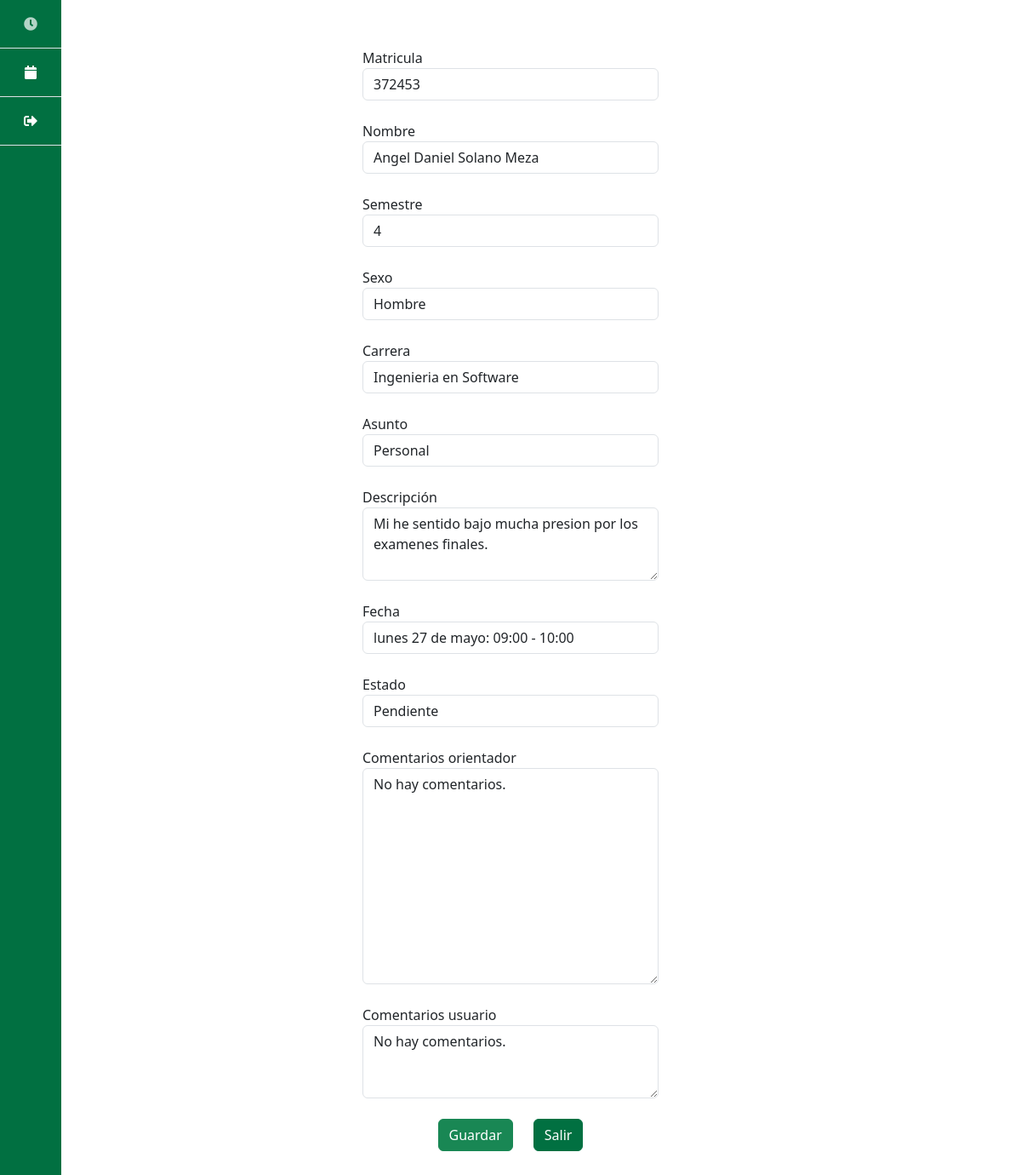
Page /citas/54 (signed in) on the earlier database version.
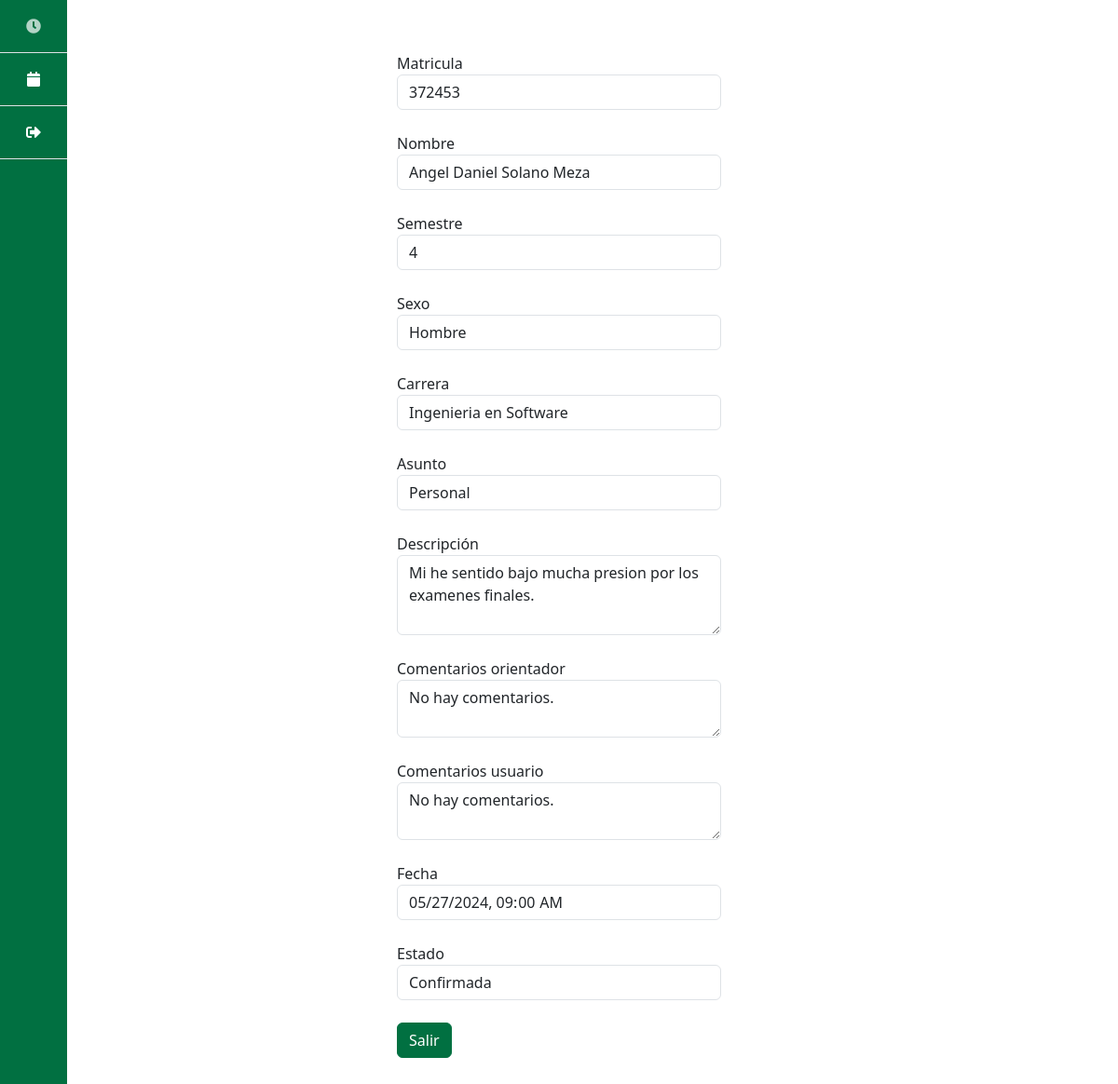
Same page on the later database version.
### paginas/models.py (models this page shows, shortened)
class Cita(models.Model):
    PENDIENTE = 'Pendiente'
    CONFIRMADA = 'Confirmada'
    DECLINADA = 'Declinada'
    ESTADOS_CITA = [
        (PENDIENTE, 'Pendiente'),
        (CONFIRMADA, 'Confirmada'),
        (DECLINADA, 'Declinada'),
    ]
    HOMBRE = 'Hombre'
    MUJER = 'Mujer'
    PREFIERO_NO_DECIRLO = 'Prefiero no decirlo'
    GENERO = [
        (HOMBRE, 'Hombre'),
        (MUJER, 'Mujer'),
        (PREFIERO_NO_DECIRLO, 'Prefiero no decirlo'),
    ]
    INGENIERIA_CIVIL = 'Ingenieria Civil'
    INGENIERIA_ELECTRONICA = 'Ingenieria en Electronica'
    INGENIERIA_COMPUTACION = 'Ingenieria en Computacion'
    INGENIERIA_INDUSTRIAL = 'Ingenieria Industrial'
    INGENIERIA_NANOTECNOLOGIA = 'Ingenieria en Nanatecnologia'
    INGENIERIA_SOFTWARE = 'Ingenieria en Software'
    BIOINGENIERIA = 'Bioingenieria'
    ARQUITECTURA = 'Arquitectura'
    CARRERAS = [
        (INGENIERIA_CIVIL,  'Ingenieria Civil'),
        (INGENIERIA_ELECTRONICA,  'Ingenieria en Electronica'),
        (INGENIERIA_COMPUTACION,  'Ingenieria en Computacion'),
        (INGENIERIA_INDUSTRIAL,  'Ingenieria Industrial'),
        (INGENIERIA_NANOTECNOLOGIA,  'Ingenieria en Nanotecnologia'),
        (INGENIERIA_SOFTWARE,  'Ingenieria en Software y Tecnologias Emergentes'),
        (BIOINGENIERIA,  'Bioingenieria'),
        (ARQUITECTURA,  'Arquitectura'),
    ]
    ACADEMICA = 'Academica'
    PERSONAL = 'Personal'
    VOCACIONAL = 'Vocacional'
    BAJA = 'Baja'
    PSICOLOGICA = 'Psicologica'
    ASUNTOS = [
        (ACADEMICA, 'Academica'),
        (PERSONAL, 'Personal'),
        (VOCACIONAL, 'Vocacional'),
        (BAJA, 'Baja'),
        (PSICOLOGICA, 'Psicologica'),
    ]
    PRIMERO = '1'
    SEGUNDO = '2'
    TERCERO = '3'
    CUARTO = '4'
    QUINTO = '5'
    SEXTO = '6'
    SEPTIMO = '7'
    OCTAVO = '8'
    NOVENO = '9'
    SEMESTRES = [
        (PRIMERO, '1'),
        (SEGUNDO, '2'),
        (TERCERO, '3'),
        (CUARTO, '4'),
        (QUINTO, '5'),
        (SEXTO, '6'),
        (SEPTIMO, '7'),
        (OCTAVO, '8'),
        (NOVENO, '9'),
    ]
    matricula = models.CharField(max_length=8)
    apellido_paterno = models.CharField(max_length=20)
    apellido_materno = models.CharField(max_length=20)
    nombre = models.CharField(max_length=40)
    descripcion = models.TextField(max_length=200)
    fecha = models.DateTimeField()
    semestre = models.CharField(
        max_length=2,
        choices=SEMESTRES,
        default=PRIMERO
    )
    comentarios_orientador = models.TextField(
        max_length=200,
        default="No hay comentarios."
    )
    comentarios_usuario = models.TextField(
        max_length=200,
        default="No hay comentarios."
    )
    sexo = models.CharField(
        max_length=20,
        choices=GENERO,
        default=PREFIERO_NO_DECIRLO,
    )
    estado = models.CharField(
        max_length=11,
        choices=ESTADOS_CITA,
        default=PENDIENTE,
    )
    carrera = models.CharField(
        max_length=50,
        choices=CARRERAS,
        default=INGENIERIA_SOFTWARE
    )
    asunto = models.CharField(
        max_length=50,
        choices=ASUNTOS,
        default=ACADEMICA
    )
    solicitada = models.DateTimeField(auto_now_add=True)
    user = models.ForeignKey(User, on_delete=models.CASCADE)

### paginas/views.py (the view, shortened to what this page needs)
# urls.py: path('citas/<int:id_cita>', views.detalle_cita, name = 'detalle_cita'),
def detalle_cita(request, id_cita):
    if request.user.is_staff:
        if request.method == "GET":
            cita = get_object_or_404(Cita, pk=id_cita)
            form = FormularioCita(instance=cita)
            return render(request, 'detalle_cita.html', {'cita': cita, 'form': form})

### paginas/forms.py
class FormularioCita(ModelForm):
    fecha = StringModelChoiceField(
        queryset=Horario.objects.filter(estado="disponible"),
        to_field_name='inicio',
    )
    class Meta:
        model = Cita
        fields = ['matricula', 'apellido_paterno', 'apellido_materno', 'nombre', 'sexo', 'semestre', 'carrera',
                  'asunto', 'descripcion', 'fecha', 'estado', 'comentarios_orientador', 'comentarios_usuario']
        widgets = {
            'descripcion': forms.Textarea,
            'sexo': forms.Select(choices=Cita.GENERO),
            'carrera': forms.Select(choices=Cita.CARRERAS),
            'asunto': forms.Select(choices=Cita.ASUNTOS),
            'semestre': forms.Select(choices=Cita.SEMESTRES),
            'fecha': forms.DateTimeInput(format='%Y-%m-%d %H:%M:%S', attrs={'type': 'datetime-local'}),
        }

### paginas/models.py (called while the page is built)
    def __str__(self):
        inicio_local = timezone.localtime(self.inicio)
        fin_local = timezone.localtime(self.fin)
        return format(inicio_local, 'l d') + " de " + format(inicio_local, 'F: H:i') + " - " + format(fin_local, 'H:i')

### paginas/templates/detalle_cita.html (shortened to what the changed rows need)
{% extends 'base.html' %}
{% block content %}
{% load widget_tweaks %}
<div class="container pt-3 pb-5">
  <div class="row justify-content-center">
    <div class="col-md-4">
        <form method="POST" class="mb-4 gap-2">
          <div class="form-group mb-4">
            <label>Matricula</label>
            <input type="text" class="form-control" value="{{ form.matricula.value }}" readonly>
          </div>
          <div class="form-group mb-4">
            <label>Nombre</label>
            <input type="text" class="form-control" value="{{ form.nombre.value }} {{ form.apellido_paterno.value }} {{ form.apellido_materno.value }}" readonly>
          </div>
          <div class="form-group mb-4">
            <label>Semestre</label>
            <input type="text" class="form-control" value="{{ form.semestre.value }}" readonly>
          </div>
          <div class="form-group mb-4">
            <label>Sexo</label>
            <input type="text" class="form-control" value="{{ form.sexo.value }}" readonly>
          </div>
          <div class="form-group mb-4">
            <label>Carrera</label>
            <input type="text" class="form-control" value="{{ form.carrera.value }}" readonly>
          </div>
          <div class="form-group mb-4">
            <label>Asunto</label>
            <input type="text" class="form-control" value="{{ form.asunto.value }}" readonly>
          </div>
          <div class="form-group mb-4">
            <label>Descripción</label>
            <textarea class="form-control" rows="3" readonly>{{ form.descripcion.value }}</textarea>
          </div>
          {% if form.estado.value == 'Declinada' or form.estado.value == 'Confirmada' %}
            <div class="form-group mb-4">
              <label>Comentarios orientador</label>
              <textarea class="form-control" readonly>{{ form.comentarios_orientador.value }}</textarea>
            </div>
            <div class="form-group mb-4">
              <label>Comentarios usuario</label>
              <textarea class="form-control" readonly>{{ form.comentarios_usuario.value }}</textarea>
            </div>
            <div class="form-group mb-4">
              <label>Fecha</label>
              <input type="datetime-local" class="form-control" value="{{ form.fecha.value|date:'Y-m-d H:i:s' }}" readonly>
            </div>
            <div class="form-group mb-4">
              <label>Estado</label>
              <input type="text" class="form-control" value="{{ form.estado.value }}" readonly>
            </div>
            <button type="submit" name="action" value="salir" class="btn btn-primary">Salir</button>
          {% else %}
            {% if not request.user.is_staff %}
              {{ form.fecha.as_hidden }}
              <div class="form-group mb-4">
                <label>Fecha</label>
                <input type="datetime-local" class="form-control" value="{{ form.fecha.value|date:'Y-m-d H:i:s' }}" readonly>
              </div>
              {{ form.estado.as_hidden }}
              <div class="form-group mb-4">
                <label>Estado</label>
                <input type="text" class="form-control" value="{{ form.estado.value }}" readonly>
              </div>
              {{ form.comentarios_orientador.as_hidden }}
              <div class="form-group mb-4">
                <label>Comentarios orientador</label>
                <textarea class="form-control" readonly>{{ form.comentarios_orientador.value }}</textarea>
              </div>
              <div class="form-group mb-4">
                <label>Comentarios usuario</label>
                {{ form.comentarios_usuario|add_class:"form-control" }}
              </div>
              <div class="d-flex gap-4 justify-content-center">
                <button type="submit" name="action" value="cancel" class="btn btn-danger">Declinar cita</button>
                <button type="submit" name="action" value="save" class="btn btn-success">Guardar</button>
                <button type="submit" name="action" value="salir" class="btn btn-primary">Salir</button>
              </div>
            {% else %}
              <div class="form-group mb-4">
                <label>Fecha</label>
                {{ form.fecha|add_class:"form-control" }}
              </div>
              <div class="form-group mb-4">
                <label>Estado</label>
                {{ form.estado|add_class:"form-control" }}
              </div>
              <div class="form-group mb-4">
                <label>Comentarios orientador</label>
                {{ form.comentarios_orientador|add_class:"form-control" }}
              </div>
              <div class="form-group mb-4">
                <label>Comentarios usuario</label>
                <textarea class="form-control" name="comentarios_usuario" rows="3" readonly>{{ form.comentarios_usuario.value }}</textarea>
              </div>
              <div class="d-flex gap-4 justify-content-center">
                <button type="submit" name="action" value="save" class="btn btn-success">Guardar</button>
                <button type="submit" name="action" value="salir" class="btn btn-primary">Salir</button>
              </div>
            {% endif %}
          {% endif %}
        </form>
    </div>
  </div>
</div>
{% endblock %}

Differences in the rows shown:
changed Cita "Angel Daniel Solano Meza": comentarios_orientador.value (not shown) → "No hay comentarios."; comentarios_usuario.value (not shown) → "No hay comentarios."; fecha.value (not shown) → "05/27/2024 09:00"; estado.value (not shown) → "Confirmada"; fecha "lunes 27 de mayo: 09:00 - 10:00" → (not shown); estado "Pendiente" → (not shown); comentarios_orientador "No hay comentarios." → (not shown); comentarios_usuario "No hay comentarios." → (not shown)
Other differences:
text no longer shown: "Guardar"
